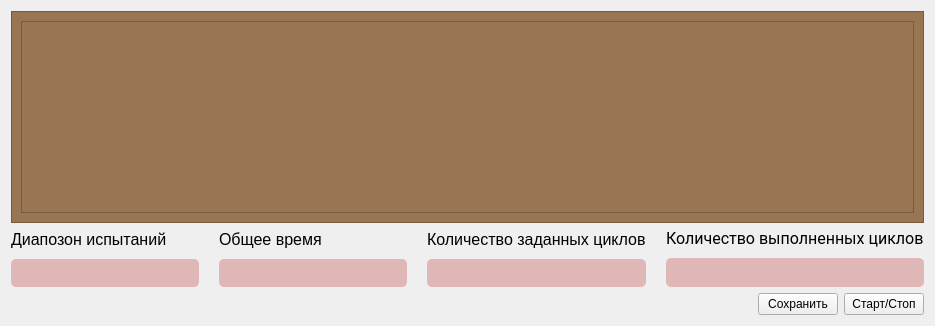
      <widget class="QWidget" name="tab_cyclicTest">
       <property name="enabled">
        <bool>true</bool>
       </property>
       <attribute name="title">
        <string>Циклический тест</string>
       </attribute>
       <layout class="QVBoxLayout" name="verticalLayout_24">
        <item>
         <widget class="QFrame" name="frame_chartCyclicSolenoid">
          <property name="styleSheet">
           <string notr="true">background-color: rgb(152, 118, 84);</string>
          </property>
          <property name="frameShape">
           <enum>QFrame::Shape::StyledPanel</enum>
          </property>
          <property name="frameShadow">
           <enum>QFrame::Shadow::Raised</enum>
          </property>
          <layout class="QVBoxLayout" name="verticalLayout_41">
           <item>
            <widget class="MyChart" name="Chart_cyclicTests"/>
           </item>
          </layout>
         </widget>
        </item>
        <item>
         <layout class="QHBoxLayout" name="horizontalLayout">
          <property name="spacing">
           <number>20</number>
          </property>
          <item>
           <layout class="QVBoxLayout" name="verticalLayout_sequence">
            <property name="spacing">
             <number>10</number>
            </property>
            <item>
             <widget class="QLabel" name="label_cyclicTest_sequence">
              <property name="font">
               <font>
                <family>Segoe UI</family>
                <pointsize>12</pointsize>
               </font>
              </property>
              <property name="text">
               <string>Диапозон испытаний</string>
              </property>
             </widget>
            </item>
            <item>
             <widget class="QLabel" name="label_cyclicTest_sequenceValue">
              <property name="minimumSize">
               <size>
                <width>188</width>
                <height>0</height>
               </size>
              </property>
              <property name="font">
               <font>
                <family>Segoe UI</family>
                <pointsize>12</pointsize>
                <bold>false</bold>
               </font>
              </property>
              <property name="styleSheet">
               <string notr="true">background-color: #E0B7B7; padding: 5px 10px; border-radius: 5px;</string>
              </property>
              <property name="text">
               <string/>
              </property>
              <property name="alignment">
               <set>Qt::AlignmentFlag::AlignCenter</set>
              </property>
             </widget>
            </item>
           </layout>
          </item>
          <item>
           <layout class="QVBoxLayout" name="verticalLayout_totalTime">
            <property name="spacing">
             <number>10</number>
            </property>
            <item>
             <widget class="QLabel" name="label_cyclicTest_totalTime">
              <property name="font">
               <font>
                <family>Segoe UI</family>
                <pointsize>12</pointsize>
               </font>
              </property>
              <property name="text">
               <string>Общее время</string>
              </property>
             </widget>
            </item>
            <item>
             <widget class="QLabel" name="label_cyclicTest_totalTimeValue">
              <property name="minimumSize">
               <size>
                <width>188</width>
                <height>0</height>
               </size>
              </property>
              <property name="font">
               <font>
                <family>Segoe UI</family>
                <pointsize>12</pointsize>
                <bold>false</bold>
               </font>
              </property>
              <property name="styleSheet">
               <string notr="true">background-color: #E0B7B7; padding: 5px 10px; border-radius: 5px;</string>
              </property>
              <property name="text">
               <string/>
              </property>
              <property name="alignment">
               <set>Qt::AlignmentFlag::AlignCenter</set>
              </property>
             </widget>
            </item>
           </layout>
          </item>
          <item>
           <layout class="QVBoxLayout" name="verticalLayout_specifiedCycles">
            <property name="spacing">
             <number>10</number>
            </property>
            <item>
             <widget class="QLabel" name="label_cyclicTest_specifiedCycles">
              <property name="font">
               <font>
                <family>Segoe UI</family>
                <pointsize>12</pointsize>
               </font>
              </property>
              <property name="text">
               <string>Количество заданных циклов</string>
              </property>
             </widget>
            </item>
            <item>
             <widget class="QLabel" name="label_cyclicTest_specifiedCyclesValue">
              <property name="minimumSize">
               <size>
                <width>188</width>
                <height>0</height>
               </size>
              </property>
              <property name="font">
               <font>
                <family>Segoe UI</family>
                <pointsize>12</pointsize>
                <bold>false</bold>
               </font>
              </property>
              <property name="styleSheet">
               <string notr="true">background-color: #E0B7B7; padding: 5px 10px; border-radius: 5px;</string>
              </property>
              <property name="text">
               <string/>
              </property>
              <property name="alignment">
               <set>Qt::AlignmentFlag::AlignCenter</set>
              </property>
             </widget>
            </item>
           </layout>
          </item>
          <item>
           <layout class="QVBoxLayout" name="verticalLayout_completedCycles">
            <property name="spacing">
             <number>10</number>
            </property>
            <item>
             <widget class="QLabel" name="label_cyclicTest_completedCycles">
              <property name="font">
               <font>
                <family>Roboto</family>
                <pointsize>12</pointsize>
               </font>
              </property>
              <property name="text">
               <string>Количество выполненных циклов</string>
              </property>
             </widget>
            </item>
            <item>
             <widget class="QLabel" name="label_cyclicTest_completedCyclesValue">
              <property name="minimumSize">
               <size>
                <width>188</width>
                <height>0</height>
               </size>
              </property>
              <property name="font">
               <font>
                <family>Roboto</family>
                <pointsize>12</pointsize>
                <bold>false</bold>
               </font>
              </property>
              <property name="styleSheet">
               <string notr="true">background-color: #E0B7B7; padding: 5px 10px; border-radius: 5px;</string>
              </property>
              <property name="text">
               <string/>
              </property>
              <property name="alignment">
               <set>Qt::AlignmentFlag::AlignCenter</set>
              </property>
             </widget>
            </item>
           </layout>
          </item>
         </layout>
        </item>
        <item>
         <layout class="QHBoxLayout" name="horizontalLayout_cyclicSolenoidStart">
          <item>
           <spacer name="horizontalSpacer_cyclicSolenoidStart">
            <property name="orientation">
             <enum>Qt::Orientation::Horizontal</enum>
            </property>
            <property name="sizeHint" stdset="0">
             <size>
              <width>40</width>
              <height>20</height>
             </size>
            </property>
           </spacer>
          </item>
          <item>
           <widget class="QPushButton" name="pushButton_cyclicTest_save">
            <property name="text">
             <string>Сохранить</string>
            </property>
           </widget>
          </item>
          <item>
           <widget class="QPushButton" name="pushButton_cyclicTest_start">
            <property name="text">
             <string>Старт/Стоп</string>
            </property>
           </widget>
          </item>
         </layout>
        </item>
       </layout>
      </widget>
